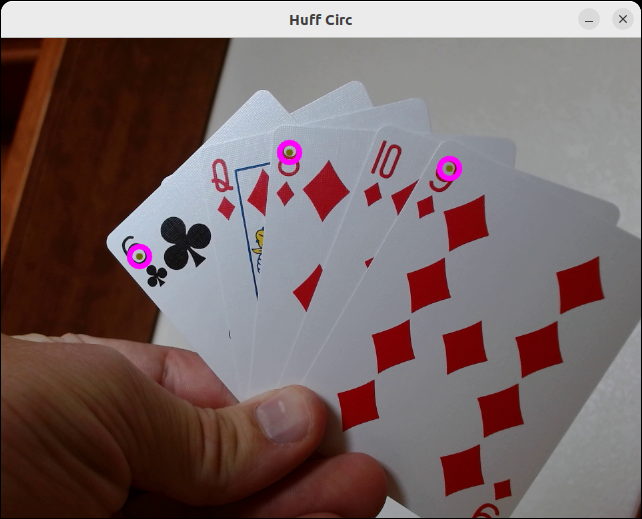
//> input picture Ex3/P3/houghcirccam.png, 642 x 519 px, given in place of the camera
$ ./houghcirccam   (built with g++ and OpenCV 4)
//> lines starting //> are read from the running program, lines starting //| are printed output that depends on the picture; after the words box and inside, x2 and y2 are one past the last pixel; in counts of white or black regions, pixels touching at a corner belong together
// Written by Sam Siewert and from OpenCV documentation then modified by Phil Orlando
// for exercise 3
// compiled with g++ -O0 -g -I/usr/local/include/opencv4 houghcirccam.cpp -o houghcirccam -L/usr/local/lib `pkg-config --libs opencv4`

#include <stdio.h>
#include <stdlib.h>
#include <iostream>
#include <time.h>

#include "opencv2/imgcodecs.hpp"
#include <opencv2/imgproc.hpp>
#include <opencv2/highgui.hpp>

using namespace cv;
using namespace std;

// See www.asciitable.com
#define ESCAPE_KEY (27)

int main(int argc, char **argv)
{
    VideoCapture cam0(0);
    Mat frame, gray;
    const char* window_name = "Huff Circ";

    if (!cam0.isOpened())
    {
        exit(-1);
    }

    cam0.set(CAP_PROP_FRAME_WIDTH, 640);
    cam0.set(CAP_PROP_FRAME_HEIGHT, 480);

    namedWindow(window_name, WINDOW_AUTOSIZE);

    while (true)
    {

        cam0.read(frame);
//> frame is the input picture: 519 rows x 642 cols, CV_8UC3; mean B, G, R 102.3, 102.7, 119.8

        // notation and syntax taken from OpenCV samples/cpp/tutorial_code/ImgTrans/houghcircles.cpp
        cvtColor(frame, gray, COLOR_BGR2GRAY);
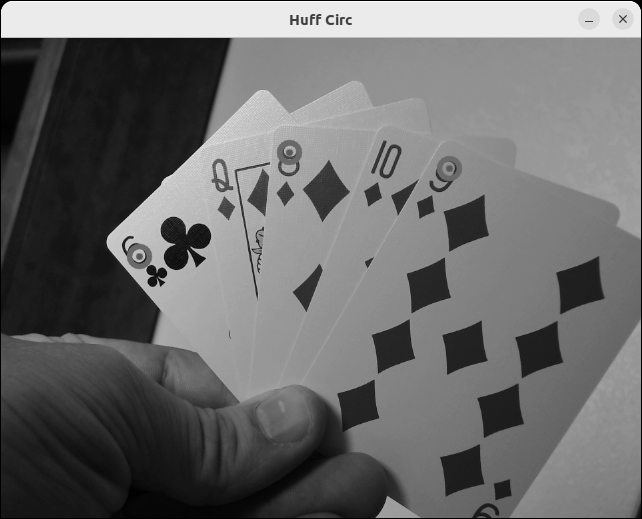
//> gray: 519 rows x 642 cols, CV_8UC1; min 0, max 251, mean 107.8

        medianBlur(gray, gray, 5);

        vector<Vec3f> circles;


        HoughCircles(gray, circles, HOUGH_GRADIENT, 1,
            gray.rows/16, // change to detect circles with diff distance to eachother
            100, 30, 1, 30); // change last 2 for min and max circle radius
//> circles = 2 circles (x, y, radius): [588.5, 18.5, 10.8], [288.5, 165.5, 10.6]


        // Draw the circles
        for (size_t i = 0; i < circles.size(); i++)
        {
            Vec3i c = circles[i];
            Point center = Point(c[0], c[1]);
            // circle center
            circle(frame, center, 1, Scalar(0,100,100), 3, LINE_AA);

            // circle outline
            int radius = c[2];
            circle(frame, center, radius, Scalar(255,0,255), 3, LINE_AA);
        }
//> this loop made 2 passes
//> (center, radius) on passes 1 to 2: (Point(588, 18), 11), (Point(288, 166), 11)
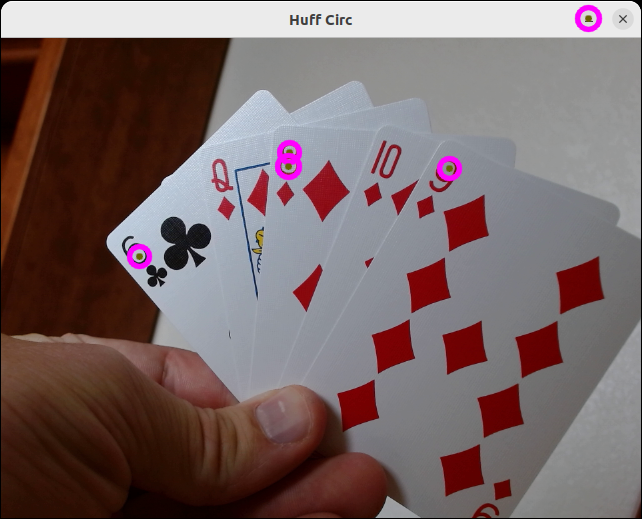
//> frame: 519 rows x 642 cols, CV_8UC3; 0.3% of pixels changed, all inside (x1, y1, x2, y2) = (274, 4, 603, 181)

        // Show results

        imshow(window_name, frame);
        // Wait and Exit
        if(waitKey(100)== ESCAPE_KEY) break;
//> the Esc key is pressed

    }
    return 0;
}
